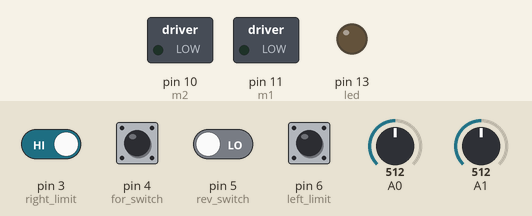
The sketch below on a simulated Arduino Uno, built with avr-gcc and run on an emulated ATmega328P. On the bench: switched loads named in the sketch (green lamp = pin HIGH), output pins drawn as LEDs (lit = HIGH). Inputs (shaded band) come from the test bench; at power-on: pin 3 (right_limit), pin 6 (left_limit) HIGH, pin 4 (for_switch), pin 5 (rev_switch) LOW, A0 = 512, A1 = 512.

Above: at 1.2 s.
1.3 s: pin 3 (right_limit) driven LOW and pin 5 (rev_switch) driven HIGH
At 4.2 s:
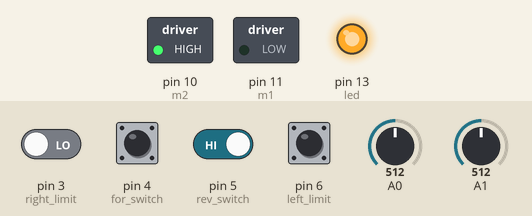
4.3 s: A0 set to 595
6.6 s: A0 set to 615
At 8.9 s:
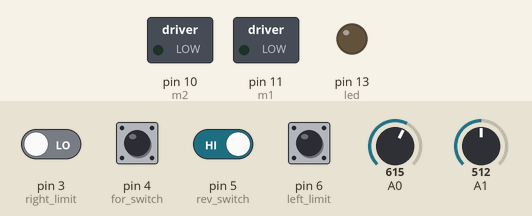
9.2 s: A0 set to 511
At 9.99 s:
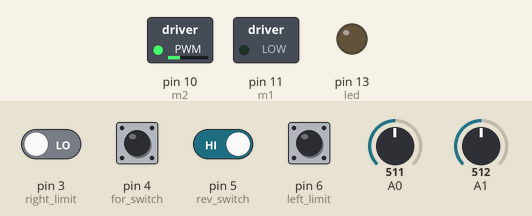
12.2 s: A0 set to 427
14.5 s: A0 set to 407
At 15.9 s:
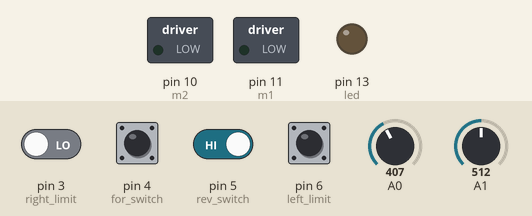
Timing chart, 0 to 17.5 s (numbered marks = the images above; inputs shaded):
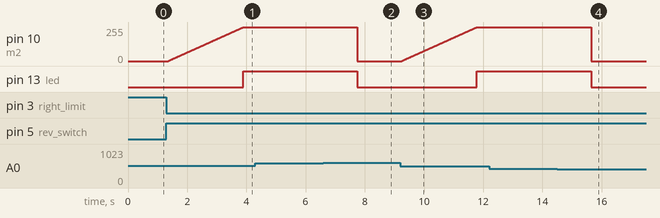

Measured:
- the behaviour switches between 608 and 609 on A0 (found by bisection; images 1 and 2)
- the behaviour switches between 416 and 415 on A0 (found by bisection; images 3 and 4)
- after the input at 1.3 s, pin 10 (m2): moves from 0/255 to 255/255 over 2.5 s, starting after 0.06 s; pin 13 (led): LOW → HIGH after 2.6 s
- after the input at 4.3 s, every drawn part: stays the same
- after the input at 6.6 s, pin 10 (m2): 255/255 → 0/255 after 1.2 s; pin 13 (led): HIGH → LOW after 1.2 s
- after the input at 9.2 s, pin 10 (m2): moves from 0/255 to 255/255 over 2.5 s, starting at once; pin 13 (led): LOW → HIGH after 2.6 s
- after the input at 12.2 s, every drawn part: stays the same
- after the input at 14.5 s, pin 10 (m2): 255/255 → 0/255 after 1.1 s; pin 13 (led): HIGH → LOW after 1.1 s

The sketch:

dha_gate_code.ino
```cpp
//This was the code used for a slightly different deployment of this project
//using a mosfet based motor driver. It has ramp up and down for the motor.
//Leaving this here for when I do formalize this upgrade to the system.

#include <RCSwitch.h>

RCSwitch mySwitch = RCSwitch();

int m1 = 11;
int m2 = 10;
int left_limit = 6;
int right_limit = 3;
int for_switch = 4;
int rev_switch = 5;
int led = 13;

int button_press = 3;
int state = 0;
int left_limit_state = 0;
int right_limit_state = 0;
int for_switch_state = 0;
int rev_switch_state = 0;
float curr_read = 0;
float volt_read = 0;
int count = 0;
const int total_count = 50;
const float curr_thres = 7;
const float  volt_thres = 10;
int ramp_up = 0;

void setup() {
  pinMode(m1, OUTPUT);
  pinMode(m2, OUTPUT);
  pinMode(led, OUTPUT);
  pinMode(left_limit, INPUT);
  pinMode(right_limit, INPUT);
  pinMode(for_switch, INPUT);
  pinMode(rev_switch, INPUT);
  mySwitch.enableReceive(0);
  //Serial.begin(9600);
}

void loop() {
  left_limit_state = digitalRead(left_limit);
  right_limit_state = digitalRead(right_limit);
  for_switch_state = digitalRead(for_switch);
  rev_switch_state = digitalRead(rev_switch);

  curr_read = curr_mes();
  volt_read = volt_mes();

  if(curr_read > curr_thres){
    count = count + 1;
  }
  else if(curr_read < curr_thres){
    count = 0;
  }

  if(mySwitch.available()) {

    if(mySwitch.getReceivedValue() == 9499268){
      if(button_press != 2){
        button_press = 1; //open gate
      }
    }
    if(mySwitch.getReceivedValue() == 9499266){
      if(button_press != 1){
        button_press = 2; //close gate
      }
    }
    if(mySwitch.getReceivedValue() == 9499265){
      button_press = 3; //stop
    }

    mySwitch.resetAvailable();

  }

  if(button_press == 1 && left_limit_state == 0 && count < total_count && volt_read >= volt_thres){ //remote button press for forward
      forward();
      digitalWrite(led, HIGH);
  }
  else if(button_press == 2 && right_limit_state == 0 && count < total_count && volt_read >= volt_thres){ //remote button press for reverse
      reverse();
      digitalWrite(led, HIGH);
  }
  else if(for_switch_state == 1 && left_limit_state == 0 && count < total_count && volt_read >= volt_thres){ //wired button press for forward
      forward();
      digitalWrite(led, HIGH);
  }
  else if(rev_switch_state == 1 && right_limit_state == 0 && count < total_count && volt_read >= volt_thres){ //wired button press for reverse
    reverse();
    digitalWrite(led, HIGH);
  }
  else if(button_press == 2 && right_limit_state == 1 && count >= total_count){//gate opening locked scenario
    button_press = 3;
    off();
    delay(200);
    digitalWrite(m1, HIGH);
    digitalWrite(m2, LOW);
    delay(300);
    off();
  }
  else if(button_press == 3 || left_limit_state == 1 || right_limit_state == 1 || for_switch_state == 0 || rev_switch_state == 0 || count > total_count || volt_read <= volt_thres){//all cases for stop
    button_press = 3;
    off();
    digitalWrite(led, LOW);
  }


}

void forward(){
  if(ramp_up == 0){
  for(int i=0; i<255; i++){
    analogWrite(m1, i);
    digitalWrite(m2, LOW);
    delay(10);
  }
  ramp_up = 1;
  }
  digitalWrite(m1, HIGH);
  digitalWrite(m2, LOW);
}

void reverse(){
  if(ramp_up == 0){
  for(int i=0; i<255; i++){
    analogWrite(m2, i);
    digitalWrite(m1, LOW);
    delay(10);
  }
  ramp_up = 1;
  }
  digitalWrite(m2, HIGH);
  digitalWrite(m1, LOW);
}

void off(){
  digitalWrite(m1, LOW);
  digitalWrite(m2, LOW);
  ramp_up = 0;
}

float curr_mes(){
  float average = 0;
  for(int i = 0; i < 10; i++) {
    average = average + abs(analogRead(A0)-512)*0.0722;
    delay(1);
  }
  average = average / 10;
  return average;
}

float volt_mes(){
  float average = 0;
  for(int i = 0; i < 10; i++){
    average = average + (0.028*analogRead(A1));
    delay(1);
  }
  average = average / 10;
  return average;
}
```
